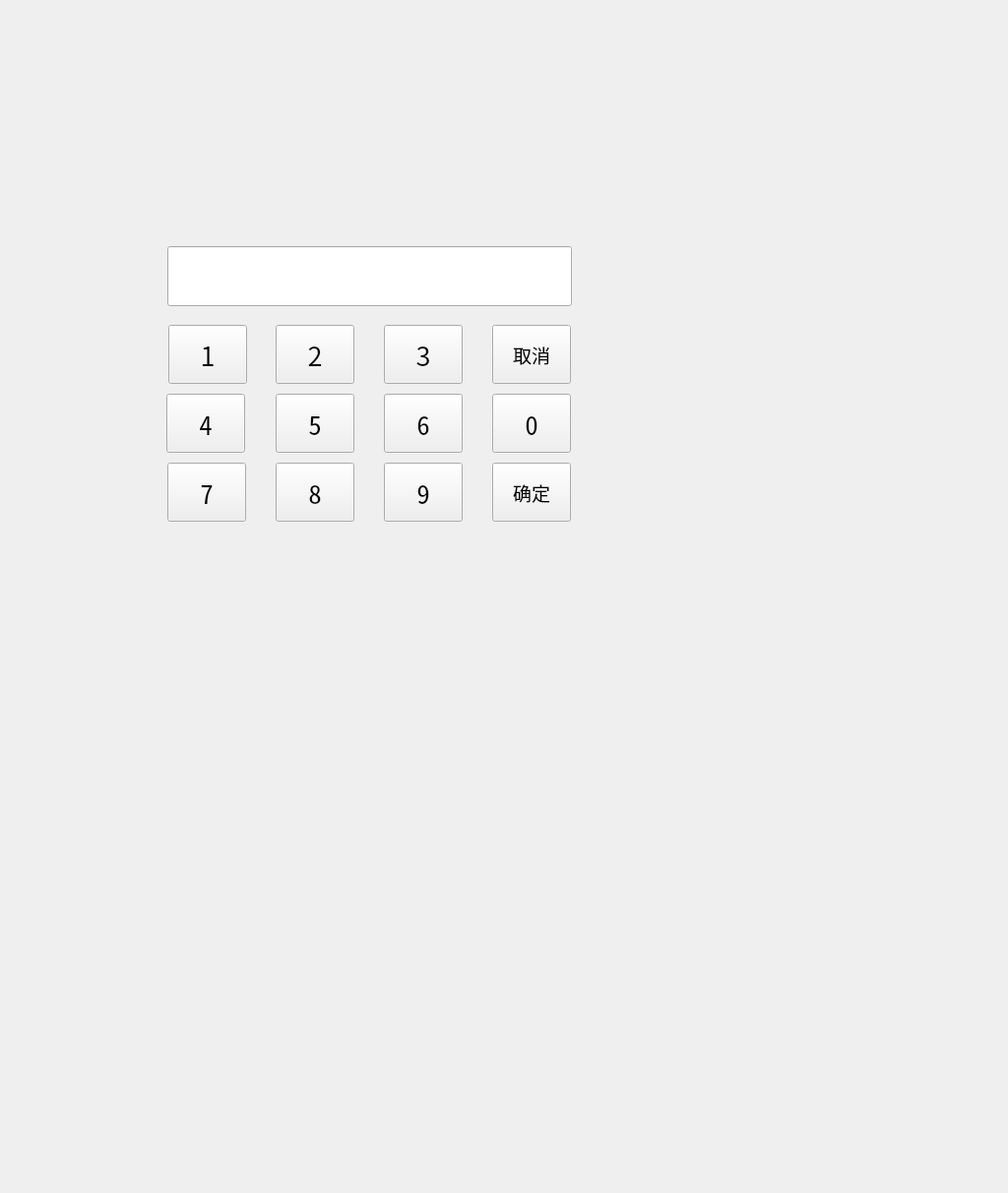
<?xml version="1.0" encoding="UTF-8"?>
<ui version="4.0">
 <class>MainWindow</class>
 <widget class="QMainWindow" name="MainWindow">
  <property name="geometry">
   <rect>
    <x>0</x>
    <y>0</y>
    <width>1024</width>
    <height>1212</height>
   </rect>
  </property>
  <property name="windowTitle">
   <string>MainWindow</string>
  </property>
  <property name="autoFillBackground">
   <bool>false</bool>
  </property>
  <property name="styleSheet">
   <string notr="true"/>
  </property>
  <widget class="QWidget" name="centralWidget">
   <property name="minimumSize">
    <size>
     <width>941</width>
     <height>0</height>
    </size>
   </property>
   <widget class="QPushButton" name="Button1">
    <property name="enabled">
     <bool>true</bool>
    </property>
    <property name="geometry">
     <rect>
      <x>171</x>
      <y>330</y>
      <width>80</width>
      <height>60</height>
     </rect>
    </property>
    <property name="font">
     <font>
      <family>Noto Sans CJK JP</family>
      <pointsize>20</pointsize>
      <weight>50</weight>
      <bold>false</bold>
     </font>
    </property>
    <property name="styleSheet">
     <string notr="true"/>
    </property>
    <property name="text">
     <string>1</string>
    </property>
    <property name="checkable">
     <bool>true</bool>
    </property>
   </widget>
   <widget class="QPushButton" name="Button2">
    <property name="geometry">
     <rect>
      <x>280</x>
      <y>330</y>
      <width>80</width>
      <height>60</height>
     </rect>
    </property>
    <property name="font">
     <font>
      <family>Noto Sans CJK JP</family>
      <pointsize>20</pointsize>
      <weight>50</weight>
      <bold>false</bold>
     </font>
    </property>
    <property name="styleSheet">
     <string notr="true"/>
    </property>
    <property name="text">
     <string>2</string>
    </property>
    <property name="checkable">
     <bool>true</bool>
    </property>
   </widget>
   <widget class="QPushButton" name="Button3">
    <property name="geometry">
     <rect>
      <x>390</x>
      <y>330</y>
      <width>80</width>
      <height>60</height>
     </rect>
    </property>
    <property name="font">
     <font>
      <family>Noto Sans CJK JP</family>
      <pointsize>20</pointsize>
      <weight>50</weight>
      <bold>false</bold>
     </font>
    </property>
    <property name="styleSheet">
     <string notr="true"/>
    </property>
    <property name="text">
     <string>3</string>
    </property>
   </widget>
   <widget class="QPushButton" name="Button5">
    <property name="geometry">
     <rect>
      <x>280</x>
      <y>400</y>
      <width>80</width>
      <height>60</height>
     </rect>
    </property>
    <property name="font">
     <font>
      <family>Noto Sans Mono CJK JP</family>
      <pointsize>20</pointsize>
      <weight>50</weight>
      <bold>false</bold>
     </font>
    </property>
    <property name="styleSheet">
     <string notr="true"/>
    </property>
    <property name="text">
     <string>5</string>
    </property>
   </widget>
   <widget class="QPushButton" name="Button6">
    <property name="geometry">
     <rect>
      <x>390</x>
      <y>400</y>
      <width>80</width>
      <height>60</height>
     </rect>
    </property>
    <property name="font">
     <font>
      <family>Noto Sans Mono CJK JP</family>
      <pointsize>20</pointsize>
      <weight>50</weight>
      <bold>false</bold>
     </font>
    </property>
    <property name="styleSheet">
     <string notr="true"/>
    </property>
    <property name="text">
     <string>6</string>
    </property>
   </widget>
   <widget class="QPushButton" name="Button4">
    <property name="geometry">
     <rect>
      <x>169</x>
      <y>400</y>
      <width>80</width>
      <height>60</height>
     </rect>
    </property>
    <property name="font">
     <font>
      <family>Noto Sans Mono CJK JP</family>
      <pointsize>20</pointsize>
      <weight>50</weight>
      <bold>false</bold>
     </font>
    </property>
    <property name="styleSheet">
     <string notr="true"/>
    </property>
    <property name="text">
     <string>4</string>
    </property>
   </widget>
   <widget class="QPushButton" name="Button9">
    <property name="geometry">
     <rect>
      <x>390</x>
      <y>470</y>
      <width>80</width>
      <height>60</height>
     </rect>
    </property>
    <property name="font">
     <font>
      <family>Noto Sans Mono CJK JP</family>
      <pointsize>20</pointsize>
      <weight>50</weight>
      <bold>false</bold>
     </font>
    </property>
    <property name="styleSheet">
     <string notr="true"/>
    </property>
    <property name="text">
     <string>9</string>
    </property>
   </widget>
   <widget class="QPushButton" name="Button7">
    <property name="geometry">
     <rect>
      <x>170</x>
      <y>470</y>
      <width>80</width>
      <height>60</height>
     </rect>
    </property>
    <property name="font">
     <font>
      <family>Noto Sans Mono CJK JP</family>
      <pointsize>20</pointsize>
      <weight>50</weight>
      <bold>false</bold>
     </font>
    </property>
    <property name="styleSheet">
     <string notr="true"/>
    </property>
    <property name="text">
     <string>7</string>
    </property>
   </widget>
   <widget class="QPushButton" name="Button8">
    <property name="geometry">
     <rect>
      <x>280</x>
      <y>470</y>
      <width>80</width>
      <height>60</height>
     </rect>
    </property>
    <property name="font">
     <font>
      <family>Noto Sans Mono CJK JP</family>
      <pointsize>20</pointsize>
      <weight>50</weight>
      <bold>false</bold>
     </font>
    </property>
    <property name="styleSheet">
     <string notr="true"/>
    </property>
    <property name="text">
     <string>8</string>
    </property>
   </widget>
   <widget class="QPushButton" name="ButtonCancel">
    <property name="geometry">
     <rect>
      <x>500</x>
      <y>330</y>
      <width>80</width>
      <height>60</height>
     </rect>
    </property>
    <property name="font">
     <font>
      <family>WenQuanYi Zen Hei</family>
      <pointsize>14</pointsize>
      <weight>50</weight>
      <bold>false</bold>
     </font>
    </property>
    <property name="styleSheet">
     <string notr="true"/>
    </property>
    <property name="text">
     <string>取消</string>
    </property>
   </widget>
   <widget class="QPushButton" name="ButtonEnter">
    <property name="geometry">
     <rect>
      <x>500</x>
      <y>470</y>
      <width>80</width>
      <height>60</height>
     </rect>
    </property>
    <property name="font">
     <font>
      <family>WenQuanYi Zen Hei</family>
      <pointsize>14</pointsize>
      <weight>50</weight>
      <bold>false</bold>
     </font>
    </property>
    <property name="text">
     <string>确定</string>
    </property>
   </widget>
   <widget class="QPushButton" name="Button0">
    <property name="geometry">
     <rect>
      <x>500</x>
      <y>400</y>
      <width>80</width>
      <height>60</height>
     </rect>
    </property>
    <property name="font">
     <font>
      <family>Noto Sans Mono CJK JP</family>
      <pointsize>20</pointsize>
      <weight>50</weight>
      <italic>false</italic>
      <bold>false</bold>
     </font>
    </property>
    <property name="styleSheet">
     <string notr="true"/>
    </property>
    <property name="text">
     <string>0</string>
    </property>
   </widget>
   <widget class="QLineEdit" name="LineEditPwd">
    <property name="enabled">
     <bool>true</bool>
    </property>
    <property name="geometry">
     <rect>
      <x>170</x>
      <y>250</y>
      <width>411</width>
      <height>61</height>
     </rect>
    </property>
    <property name="font">
     <font>
      <family>Noto Sans Mono CJK JP</family>
      <pointsize>20</pointsize>
      <weight>50</weight>
      <italic>false</italic>
      <bold>false</bold>
     </font>
    </property>
    <property name="styleSheet">
     <string notr="true"/>
    </property>
    <property name="maxLength">
     <number>15</number>
    </property>
   </widget>
   <widget class="QLabel" name="label">
    <property name="geometry">
     <rect>
      <x>440</x>
      <y>10</y>
      <width>271</width>
      <height>21</height>
     </rect>
    </property>
    <property name="font">
     <font>
      <family>Noto Sans Mono CJK JP</family>
      <pointsize>11</pointsize>
     </font>
    </property>
    <property name="acceptDrops">
     <bool>false</bool>
    </property>
    <property name="layoutDirection">
     <enum>Qt::LeftToRight</enum>
    </property>
    <property name="styleSheet">
     <string notr="true">color: rgb(255, 255, 255);
background-color: rgba(255, 255, 255, 0);</string>
    </property>
    <property name="text">
     <string/>
    </property>
    <property name="scaledContents">
     <bool>false</bool>
    </property>
    <property name="alignment">
     <set>Qt::AlignRight|Qt::AlignTrailing|Qt::AlignVCenter</set>
    </property>
   </widget>
  </widget>
 </widget>
 <layoutdefault spacing="6" margin="11"/>
 <resources/>
 <connections/>
</ui>
